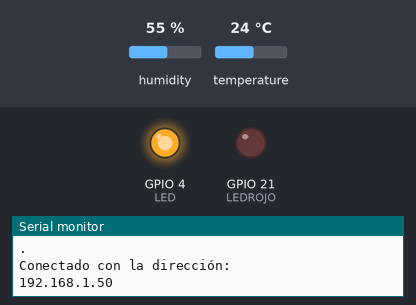
The sketch below on a simulated ESP32. On the bench: output pins drawn as LEDs (lit = HIGH), the last lines printed to the serial monitor. The test bench sets the inputs (shaded band); at power-on: humidity 55 %, temperature 24 °C. WiFi joins after 1.5 s; servers stay silent unless stated; uploads are accepted with an empty reply.

Above: at 1.7 s.
At 4.4 s:
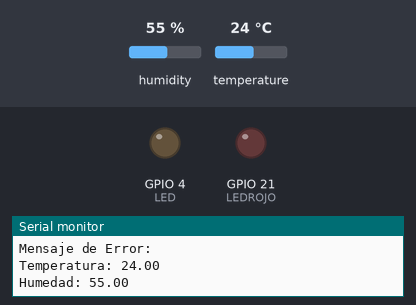
Timing chart, 0 to 8.6 s (numbered marks = the images above):
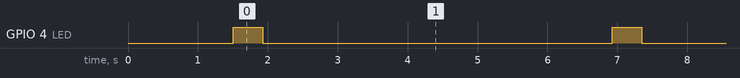

The sketch:

16_tempetaturaWifi.ino
```cpp
#include <DHT.h>
#include <WiFi.h>
#include <HTTPClient.h>

#define LED 4
#define LEDROJO 21

#define SENSORPIN 13
#define DHTTYPE DHT11

DHT sensor(SENSORPIN, DHT11);

float temp = 0.0;
float hum = 0.0;

WiFiClient clienteWifi;
HTTPClient http;

char * servidor = "http://192.168.0.69:5000/datos";

char * ssid = "Aula 1";
char * pwd = "Horus.2025";

void setup() {
  Serial.begin(115200);
  sensor.begin();

  pinMode(LED, OUTPUT);
  pinMode(LEDROJO, OUTPUT);

  WiFi.begin(ssid, pwd);
  while(WiFi.status() != WL_CONNECTED){
    delay(500);
    Serial.println(".");

  }
  Serial.println("Conectado con la dirección: ");
  Serial.println(WiFi.localIP());
}

void loop() {

  digitalWrite(LED, 1);
  temp = sensor.readTemperature();
  hum = sensor.readHumidity();

  postData(temp, hum, "Jose Peinado2");

  delay(200);

  digitalWrite(LED, 0);

  Serial.println("Temperatura: " + String(temp));
  Serial.println("Humedad: " + String(hum));
  Serial.println("");

  delay(5000);

}

void postData(float t, float h, String per){

  String parametros = "temp=" + String(t) + "&hum=" + String(h) + "&persona=" + per;
  int httpCode;
  String payload;

  if(WiFi.status() == WL_CONNECTED){
    http.begin(clienteWifi, servidor);
    http.addHeader("Content-Type","application/x-www-form-urlencoded");

    httpCode = http.POST(parametros);
    payload = http.getString();

    Serial.print("HTTP Code: ");
    Serial.println(httpCode);
    Serial.print("Mensaje de Error: ");
    Serial.println(payload);
    Serial.println("");

    if(httpCode != 200){
      digitalWrite(LEDROJO, 1);
      delay(3000);
      digitalWrite(LEDROJO, 0);
    }
  }

}
```

Measured:
- by itself, GPIO 4 (LED): alternates HIGH for 0.42 s and LOW for 5.0 s
